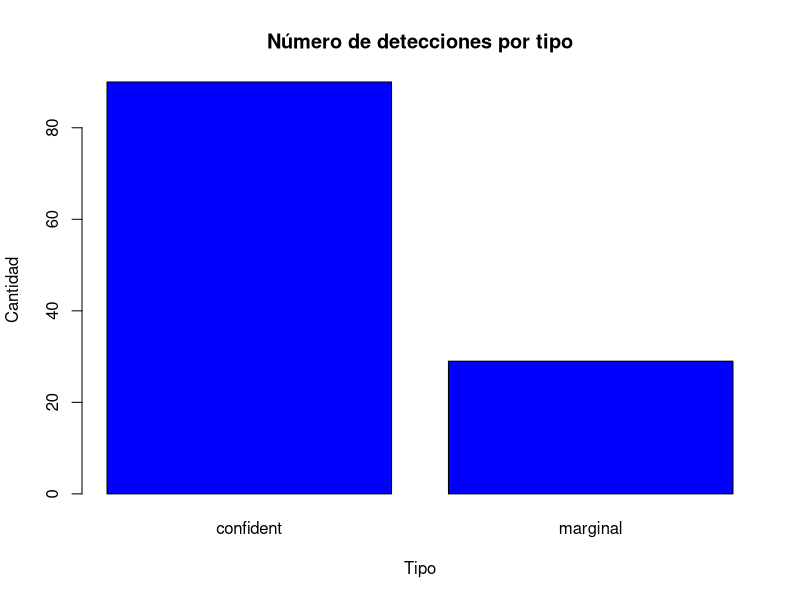
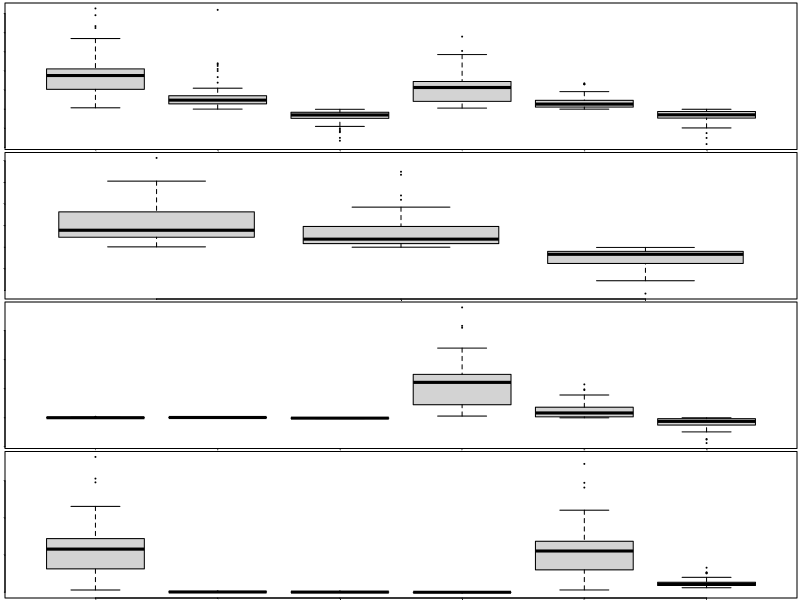

R code for these plots, in order:
## ---- chunk 1
knitr::opts_chunk$set(echo = TRUE)
## ---- chunk 2
# https://cran.r-project.org/web/packages/ggplot2/index.html
if (!require('ggplot2')) install.packages('ggplot2'); library('ggplot2')
# https://cran.r-project.org/web/packages/dplyr/index.html
if (!require('dplyr')) install.packages('dplyr'); library('dplyr')
## ---- chunk 3
dataset <- read.csv('../dataset/detecciones_ondas_gravitacionales.csv',                             stringsAsFactors = FALSE)
filas=dim(dataset)[1]
## ---- chunk 4
str(dataset)
## ---- chunk 5
 dataset$false_alarm_rate <- as.numeric(dataset$false_alarm_rate)
 dataset$p_astro <- as.numeric(dataset$p_astro)
 dataset$final_mass <- as.numeric(dataset$final_mass)

## ---- chunk 6
dataset$fecha <- as.POSIXct(dataset$gps, origin="1980-01-06", tz="UTC")
## ---- chunk 7
library(stringr)
dataset$tipo <- ifelse(str_detect(dataset$release, "confident"), "confident", "marginal")
## ---- chunk 8
plot(factor(dataset$tipo),main="Número de detecciones por tipo",xlab="Tipo"
     , ylab="Cantidad",col = "blue")
## ---- chunk 9
# Eliminamos las filas de las ondas gravitacionales no confirmadas
dt_confident <- dataset[dataset$tipo!='marginal',]
## ---- chunk 10
summary(dt_confident)
## ---- chunk 11
colSums(is.na(dt_confident))
## ---- chunk 12
# Tomamos los registros con valores NA
vacios <- which(is.na(dt_confident$final_mass)) 

# Generamos nuestro modelo de regresión lineal
modelo_fm <- lm(final_mass ~ mass_1+mass_2+chirp_mass, data=dt_confident)

# Evaluamos el modelo
summary(modelo_fm)

## ---- chunk 13
# Rellenamos los datos
dt_confident$final_mass[vacios] <- predict(modelo_fm, 
                                           newdata=dt_confident[vacios,c(34,5,8,23)] )

# Redondeamos a dos decimales
dt_confident$final_mass[vacios] <- round(dt_confident$final_mass[vacios],2)
## ---- chunk 14
# Tomamos los registros con valores NA
vacios <- which(is.na(dt_confident$total_mass)) 

# Generamos nuestro modelo de regresión lineal
modelo_tm <- lm(total_mass ~ chirp_mass+chi_eff+final_mass, data=dt_confident)

# Evaluamos el modelo
summary(modelo_tm)
## ---- chunk 15
# Rellenamos los datos
dt_confident$total_mass[vacios] <- predict(modelo_tm, 
                                           newdata=dt_confident[vacios,c(20,23,17,34)] )

# Redondeamos a dos decimales
dt_confident$total_mass[vacios] <- round(dt_confident$total_mass[vacios],2)
## ---- chunk 16
# Eliminar columnas del dataframe
columnas_borrar <- c("version","release","gps","detector_frame_chirp_mass",
                     "detector_frame_chirp_mass_upper",
                     "detector_frame_chirp_mass_lower", "tipo",
                     "network_snr_upper","network_snr_lower",
                     "final_mass_upper","final_mass_lower","total_mass_upper",
                     "total_mass_lower","false_alarm_rate","p_astro")

ondas_g <- dt_confident[ , !(names(dt_confident) %in% columnas_borrar)]

head(ondas_g,5)
## ---- chunk 17
ondas_g_num <- ondas_g %>% select(-name, -fecha)

# Creamos un panel de 4x1
par(mfrow = c(4,1), mar = c(1,5,2,2), oma = c(1,0,1,1), cex=0.05)

# Creamos una lista de variables para representar en cada panel
vars <- list(c("mass_1", "mass_1_upper", "mass_1_lower", "mass_2",
               "mass_2_upper", "mass_2_lower"), 
             c("distance", "distance_upper", "distance_lower"), 
             c("chi_eff", "chi_eff_upper", "chi_eff_lower", "chirp_mass",
               "chirp_mass_upper", "chirp_mass_lower"), 
             c("total_mass", "redshift", "redshift_upper", "redshift_lower",
               "final_mass", "network_snr"))

# Iteramos y creamos un boxplot por cada grupo de variables
for (i in 1:4) {
  boxplot(ondas_g_num[, vars[[i]]], cex.axis=0.8)
}
